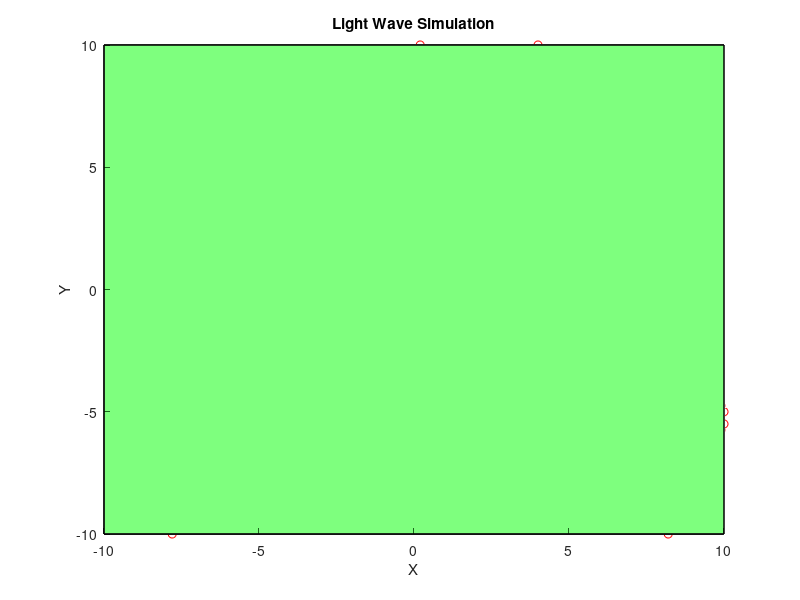

This figure's MATLAB source:
% Define cube parameters
cubeSize = 10; % Size of the cube (units)
numSteps = 300; % Number of steps of SIM

% Initialize light wave parameters
lightPos = [0, 0, 0]; % Initial position of the light wave
lightDir = [1, 2.5, 1.5]; % Initial direction of the light wave

% Create figure
figure;
hold on;
axis([-cubeSize cubeSize -cubeSize cubeSize -cubeSize cubeSize]);
xlabel('X');
ylabel('Y');
zlabel('Z');
title('Light Wave Simulation');

% Plot cube
cubeVertices = [...
    -cubeSize, -cubeSize, -cubeSize;...
    -cubeSize, -cubeSize, cubeSize;...
    -cubeSize, cubeSize, -cubeSize;...
    -cubeSize, cubeSize, cubeSize;...
    cubeSize, -cubeSize, -cubeSize;...
    cubeSize, -cubeSize, cubeSize;...
    cubeSize, cubeSize, -cubeSize;...
    cubeSize, cubeSize, cubeSize];
cubeFaces = [...
    1, 2, 4, 3;...
    5, 6, 8, 7;...
    1, 2, 6, 5;...
    3, 4, 8, 7;...
    1, 3, 7, 5;...
    2, 4, 8, 6];
cubePatch = patch('Faces', cubeFaces, 'Vertices', cubeVertices, ...
    'FaceColor', 'g', 'FaceAlpha', 0.3, 'EdgeColor', 'k');

% Simulate light wave
for step = 1:numSteps
    % Calculate next position of the light wave
    lightPos = lightPos + 0.1 * lightDir;
    
    % Check for collisions with cube walls
    hitWall = abs(lightPos) >= cubeSize;
    if any(hitWall)
        % Reflect the light wave off the wall it hits
        lightDir(hitWall) = -lightDir(hitWall);
    end
    
    % Plot light wave position
    plot3(lightPos(1), lightPos(2), lightPos(3), 'ro');
    drawnow;
    
    % Pause for visualization
    pause(0.1);
end

hold off;
